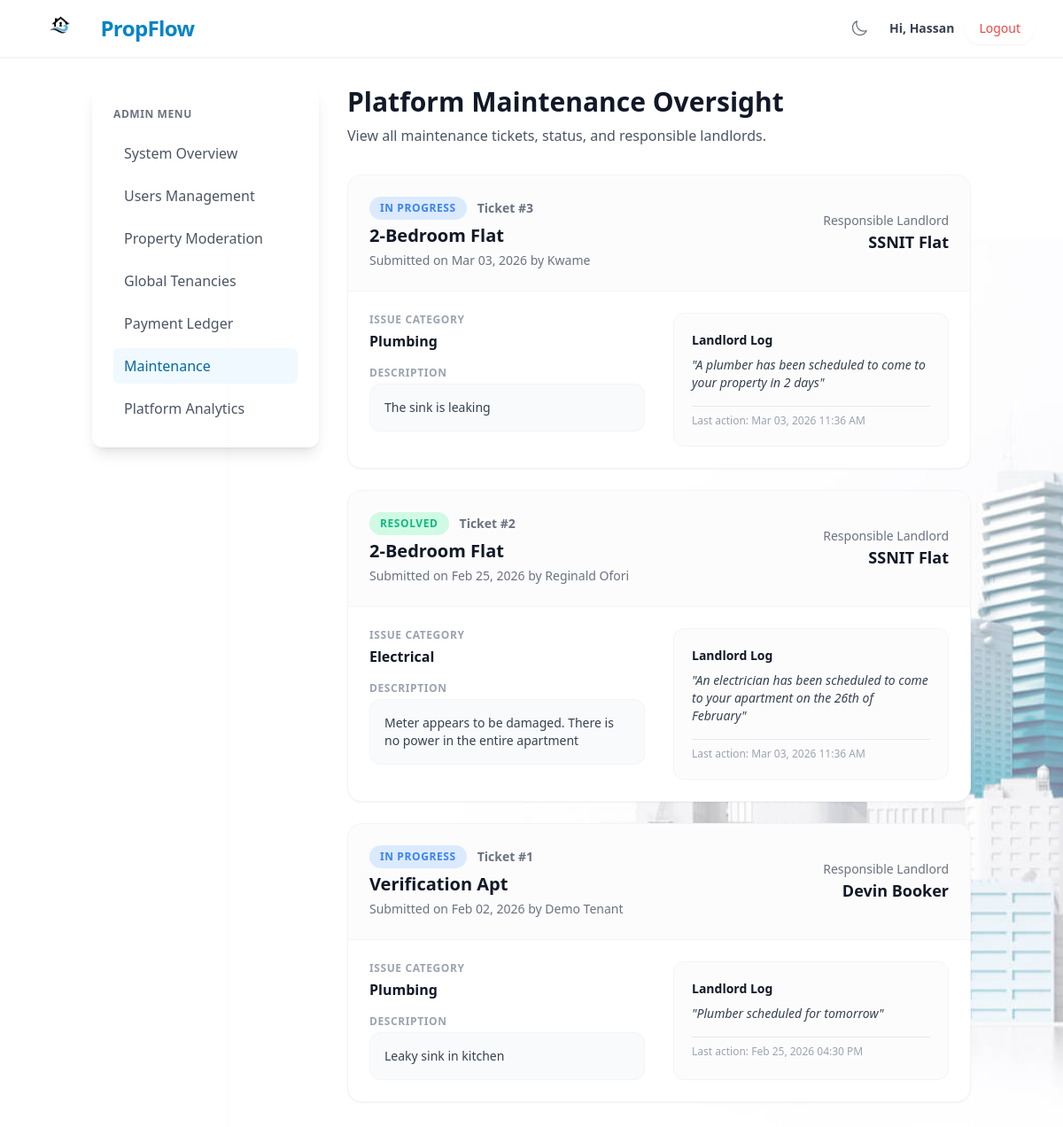
The page /admin/maintenance.php (signed in) on the database its author committed.
### tables this page shows
CREATE TABLE `maintenance_requests` (
  `request_id` int(11) NOT NULL,
  `tenant_id` int(11) NOT NULL,
  `property_id` int(11) NOT NULL,
  `issue_category` enum('plumbing','electrical','structural','other') NOT NULL,
  `description` text NOT NULL,
  `landlord_notes` text DEFAULT NULL,
  `priority` enum('low','medium','high') DEFAULT 'medium',
  `status` enum('pending','in_progress','resolved') DEFAULT 'pending',
  `created_at` timestamp NOT NULL DEFAULT current_timestamp(),
  `updated_at` timestamp NOT NULL DEFAULT current_timestamp() ON UPDATE current_timestamp()
);

CREATE TABLE `properties` (
  `property_id` int(11) NOT NULL,
  `owner_id` int(11) NOT NULL,
  `title` varchar(150) NOT NULL,
  `description` text DEFAULT NULL,
  `address` varchar(255) DEFAULT NULL,
  `city` varchar(100) DEFAULT NULL,
  `price` decimal(10,2) NOT NULL,
  `property_type` enum('house','apartment','single_room') NOT NULL,
  `lease_type` enum('renting','leasing') DEFAULT 'renting',
  `payment_period` enum('monthly','quarterly','bi-annually','yearly') DEFAULT 'monthly',
  `map_location` text DEFAULT NULL,
  `status` enum('available','occupied','archived') DEFAULT 'available',
  `latitude` decimal(10,8) DEFAULT NULL,
  `longitude` decimal(11,8) DEFAULT NULL,
  `created_at` timestamp NOT NULL DEFAULT current_timestamp()
);

CREATE TABLE `users` (
  `user_id` int(11) NOT NULL,
  `full_name` varchar(100) NOT NULL,
  `email` varchar(100) NOT NULL,
  `phone` varchar(20) DEFAULT NULL,
  `password_hash` varchar(255) NOT NULL,
  `role` enum('landlord','tenant','admin') NOT NULL,
  `status` enum('active','suspended') DEFAULT 'active',
  `created_at` timestamp NOT NULL DEFAULT current_timestamp()
);

### admin/maintenance.php (the view, shortened to what this page needs)
<?php
$db = new db_connection();
$conn = $db->db_conn();
$requests = [];
if ($conn) {
    $sql = "
        SELECT m.*, p.title as property_title, u_tenant.full_name as tenant_name, u_landlord.full_name as landlord_name
        FROM maintenance_requests m
        JOIN properties p ON m.property_id = p.property_id
        JOIN users u_tenant ON m.tenant_id = u_tenant.user_id
        JOIN users u_landlord ON p.owner_id = u_landlord.user_id
        ORDER BY m.created_at DESC
    ";
    $result = $conn->query($sql);
    while ($row = $result->fetch_assoc()) {
        $requests[] = $row;
    }
}
?>
<!DOCTYPE html>
<html lang="en">
<head>
    <?php include '../includes/head_assets.php'; ?>
</head>
<body
    class="font-sans text-gray-800 dark:text-gray-200 antialiased min-h-screen flex flex-col bg-gray-50 dark:bg-slate-900 transition-colors duration-300">
    <?php include '../includes/header.php'; ?>
    <div class="flex flex-col md:flex-row flex-grow container mx-auto px-4 py-8 gap-8">
        <?php include '../includes/admin_sidebar.php'; ?>
        <main class="flex-grow max-w-5xl">
            <div class="mb-8 flex flex-col md:flex-row md:items-end justify-between gap-4">
                <div>
                    <h2 class="text-3xl font-bold text-gray-900 dark:text-white mb-2">Platform Maintenance Oversight</h2>
                    <p class="text-gray-600 dark:text-gray-400">View all maintenance tickets, status, and responsible landlords.</p>
                </div>
            </div>
            <?php if (empty($requests)): ?>
                <div class="glass-panel dark:bg-slate-800/80 dark:border-slate-700 rounded-2xl shadow-sm border border-white/50 p-12 text-center">
                    <h3 class="text-xl font-bold text-gray-900 dark:text-white mb-2">No Maintenance Requests</h3>
                    <p class="text-gray-500 dark:text-gray-400 max-w-md mx-auto">There are currently no maintenance tickets open on the platform.</p>
                </div>
            <?php else: ?>
                <div class="space-y-6">
                    <?php foreach ($requests as $req): ?>
                        <div class="bg-white dark:bg-slate-800 rounded-2xl shadow-sm border border-gray-100 dark:border-slate-700 overflow-hidden transition-all hover:shadow-md">
                            <div class="border-b border-gray-100 dark:border-slate-700 p-6 flex flex-col sm:flex-row justify-between items-start sm:items-center gap-4 bg-gray-50/50 dark:bg-slate-800/50">
                                <div>
                                    <div class="flex items-center gap-3 mb-1">
                                        <span class="status-badge status-<?php echo strtolower($req['status']); ?>">
                                            <?php echo str_replace('_', ' ', ucfirst($req['status'])); ?>
                                        </span>
                                        <span class="text-sm font-semibold text-gray-500 dark:text-gray-400">
                                            Ticket #<?php echo $req['request_id']; ?>
                                        </span>
                                    </div>
                                    <h3 class="text-xl font-bold text-gray-900 dark:text-white">
                                        <?php echo htmlspecialchars($req['property_title']); ?>
                                    </h3>
                                    <p class="text-sm text-gray-500 dark:text-gray-400 flex items-center mt-1">
                                        Submitted on <?php echo date('M d, Y', strtotime($req['created_at'])); ?> by <?php echo htmlspecialchars($req['tenant_name']); ?>
                                    </p>
                                </div>
                                <div class="text-left sm:text-right">
                                    <p class="text-sm font-medium text-gray-500 dark:text-gray-400">Responsible Landlord</p>
                                    <span class="font-bold text-gray-900 dark:text-white text-lg"><?php echo htmlspecialchars($req['landlord_name']); ?></span>
                                </div>
                            </div>
                            <div class="p-6 grid grid-cols-1 md:grid-cols-2 gap-8">
                                <div>
                                    <div class="mb-4">
                                        <p class="text-xs font-bold text-gray-400 dark:text-gray-500 uppercase tracking-wider mb-1">Issue Category</p>
                                        <p class="text-base font-semibold text-gray-900 dark:text-white"><?php echo ucfirst(htmlspecialchars($req['issue_category'])); ?></p>
                                    </div>
                                    <div>
                                        <p class="text-xs font-bold text-gray-400 dark:text-gray-500 uppercase tracking-wider mb-1">Description</p>
                                        <p class="text-gray-700 dark:text-gray-300 bg-gray-50 dark:bg-slate-900 p-4 rounded-xl border border-gray-100 dark:border-slate-700 text-sm whitespace-pre-wrap"><?php echo htmlspecialchars($req['description']); ?></p>
                                    </div>
                                </div>
                                <div class="bg-gray-50/50 dark:bg-slate-700/20 p-5 rounded-xl border border-gray-100 dark:border-slate-700">
                                    <h4 class="text-sm font-bold text-gray-900 dark:text-white mb-2">Landlord Log</h4>
                                    <?php if (!empty($req['landlord_notes'])): ?>
                                        <p class="text-sm text-gray-700 dark:text-gray-300 italic">"<?php echo htmlspecialchars($req['landlord_notes']); ?>"</p>
                                    <?php else: ?>
                                        <p class="text-sm text-gray-400 italic">No updates provided by landlord yet.</p>
                                    <?php endif; ?>
                                    <?php if (!empty($req['updated_at'])): ?>
                                        <p class="text-xs text-gray-400 dark:text-gray-500 mt-4 border-t border-gray-200 dark:border-slate-600 pt-2">
                                            Last action: <?php echo date('M d, Y h:i A', strtotime($req['updated_at'])); ?>
                                        </p>
                                    <?php endif; ?>
                                </div>
                            </div>
                        </div>
                    <?php endforeach; ?>
                </div>
            <?php endif; ?>
        </main>
    </div>
</body>
</html>

### public/assets/css/style.css (style rules this page uses)
:root { --primary-color: #3498db; --secondary-color: #2c3e50; --success-color: #27ae60; --warning-color: #f39c12; --danger-color: #c0392b; --light-bg: #ecf0f1; --dark-text: #2c3e50; --white: #ffffff; }
body { font-family: 'Segoe UI', Tahoma, Geneva, Verdana, sans-serif; margin: 0; padding: 0; background-color: var(--light-bg); color: var(--dark-text); background-image: url('../images/bg.jpg'); background-size: cover; background-position: center; background-attachment: fixed; background-repeat: no-repeat; min-height: 100vh; }
.container { max-width: 1200px; margin: 0 auto; padding: 0 20px; }

### admin/maintenance.php (style rules this page uses)
.status-badge { display: inline-block; padding: 4px 12px; border-radius: 9999px; font-size: 0.75rem; font-weight: 700; text-transform: uppercase; letter-spacing: 0.05em; }
.status-in_progress { background-color: #dbeafe; color: #3b82f6; }
.status-resolved { background-color: #d1fae5; color: #10b981; }

### rows shown on the page
maintenance_requests: status "IN PROGRESS", request_id "3", property.title "2-Bedroom Flat", created_at "Mar 03, 2026", tenant.full_name "Kwame", users.full_name "SSNIT Flat", issue_category "Plumbing", description "The sink is leaking", landlord_notes "A plumber has been scheduled to come to your property in 2 days", updated_at "Mar 03, 2026 11:36 AM"
maintenance_requests: status "RESOLVED", request_id "2", property.title "2-Bedroom Flat", created_at "Feb 25, 2026", tenant.full_name "Reginald Ofori", users.full_name "SSNIT Flat", issue_category "Electrical", description "Meter appears to be damaged. There is no power in the entire apartment", landlord_notes "An electrician has been scheduled to come to your apartment on the 26th of February", updated_at "Mar 03, 2026 11:36 AM"
maintenance_requests: status "IN PROGRESS", request_id "1", property.title "Verification Apt", created_at "Feb 02, 2026", tenant.full_name "Demo Tenant", users.full_name "Devin Booker", issue_category "Plumbing", description "Leaky sink in kitchen", landlord_notes "Plumber scheduled for tomorrow", updated_at "Feb 25, 2026 04:30 PM"

### other values the page prints
get_user_first_name() "Hassan"
